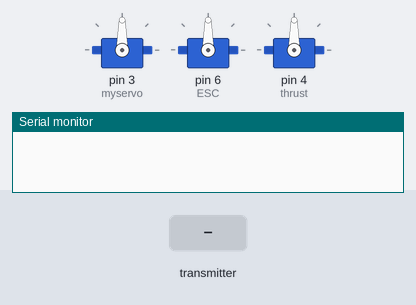
Bench run of a sketch on a simulated Arduino Uno, built with avr-gcc and run on an emulated ATmega328P. Shown: 3 × servo, the last lines printed to the serial monitor. The test bench sets the inputs (shaded band). No radio packets arrive unless stated.

Above: at 1.2 s.
1.3 s: the transmitter starts sending x = 0
At 2.0 s:
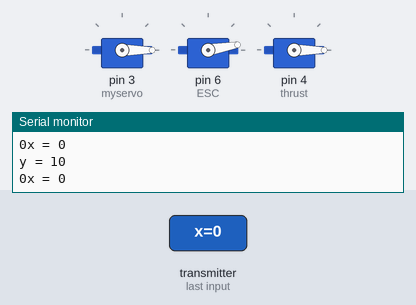
2.8 s: the transmitter starts sending x = 1023
At 3.2 s:
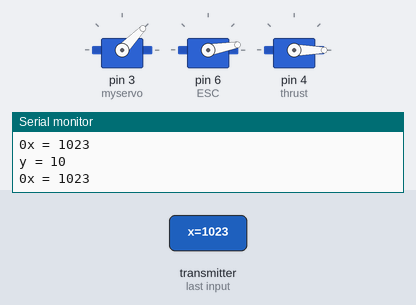
4.3 s: the transmitter starts sending y = 256
At 5.5 s:
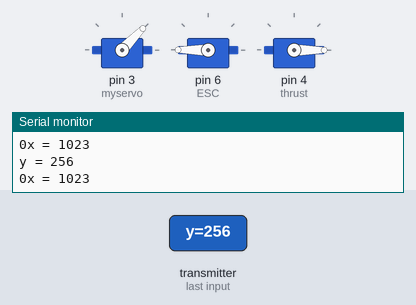
5.8 s: the transmitter starts sending thrust = 256
At 6.6 s:
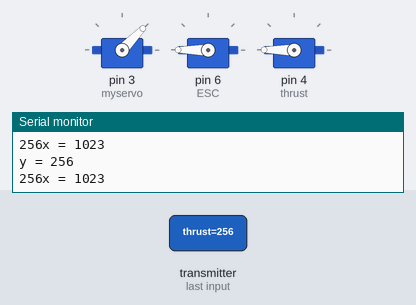
7.3 s: the transmitter starts sending y = 0
At 7.8 s:
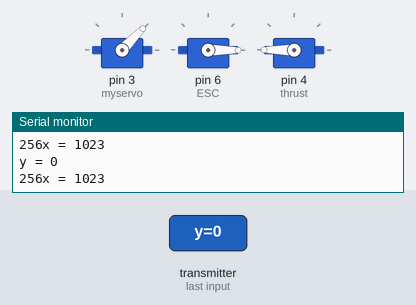
8.8 s: the transmitter starts sending x = 256
At 10.1 s:
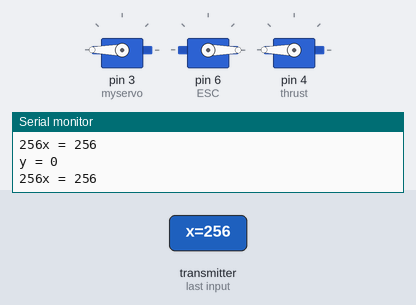
Timing chart, 0 to 11.3 s (numbered marks = the images above; inputs shaded):
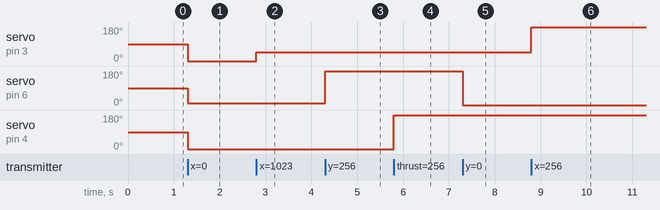

The sketch:

Hovercraft_Reciever.ino
```cpp
#include <SPI.h>
#include <nRF24L01.h>
#include <RF24.h>
#include <Servo.h>

Servo ESC;
Servo thrust;
Servo myservo;

//create an RF24 object
RF24 radio(7, 8);  // CE, CSN

//address through which two modules communicate.
const byte address[6] = "50001";

struct Data {
  int x = 10;
  int y = 10;
  int thrust = 0;
};

Data data;

void setup()
{
  myservo.attach(3);
  ESC.attach(6, 1000, 2000);
  thrust.attach( 4, 1000, 2000);
  while (!Serial);
    Serial.begin(9600);

  radio.begin();

  //set the address
  radio.openReadingPipe(0, address);

  //Set module as receiver
  radio.startListening();
}

void loop()
{
  //Read the data if available in buffer
  if (radio.available())
  {

    radio.read(&data, sizeof(data));
    Serial.print("x = ");
    Serial.println(data.x);
    Serial.print("y = ");
    Serial.println(data.y);
    Serial.print(data.thrust);
    myservo.write(data.x);
    ESC.write(data.y);
    thrust.write(data.thrust);
  }
}
```

Measured:
- after the input at 1.3 s, servo on pin 3 (myservo), servo on pin 4 (thrust): 90° → 0° at once; servo on pin 6 (ESC): 90° → 10° at once
- after the input at 2.8 s, servo on pin 3 (myservo): 0° → 46° at once
- after the input at 4.3 s, servo on pin 6 (ESC): 10° → 180° at once
- after the input at 5.8 s, servo on pin 4 (thrust): 0° → 180° at once
- after the input at 7.3 s, servo on pin 6 (ESC): 180° → 0° at once
- after the input at 8.8 s, servo on pin 3 (myservo): 46° → 180° at once
